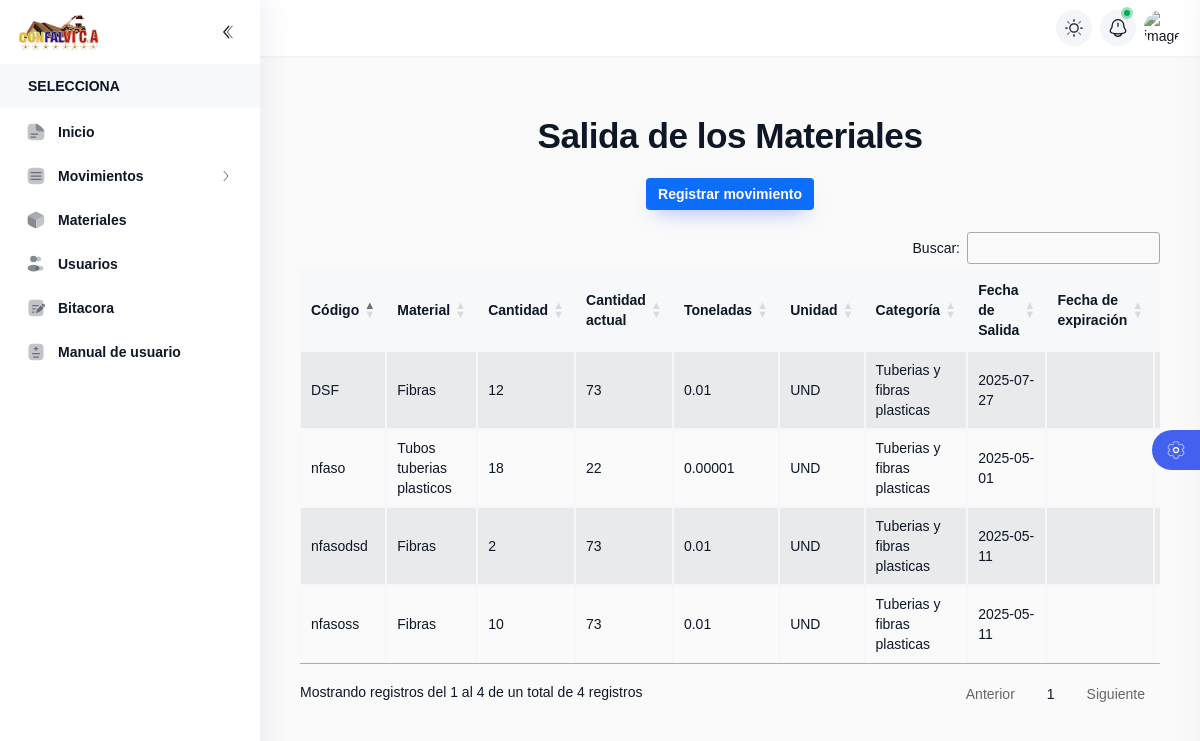
Screenshot of /list_materials2.php (signed in) with the database file from the repository.
### tables this page shows
CREATE TABLE `movement` (
  `materials_id` int(10) NOT NULL,
  `code` varchar(255) NOT NULL,
  `amount` float NOT NULL,
  `date_income` date DEFAULT NULL,
  `date_expiration` date DEFAULT NULL,
  `estatus` tinyint(1) NOT NULL DEFAULT 1,
  `type` varchar(10) NOT NULL,
  `material` int(10) NOT NULL
);

CREATE TABLE `material` (
  `material_id` int(10) NOT NULL,
  `name` varchar(255) NOT NULL,
  `tonelada` varchar(255) NOT NULL,
  `amount_total` float NOT NULL DEFAULT 0,
  `unidad` int(10) NOT NULL,
  `categoria` int(10) NOT NULL,
  `estatus` tinyint(1) NOT NULL DEFAULT 1
);

CREATE TABLE `unidad` (
  `unidad_id` int(10) NOT NULL,
  `siglas` varchar(50) NOT NULL,
  `description` varchar(255) NOT NULL
);

CREATE TABLE `categoria` (
  `categoria_id` int(10) NOT NULL,
  `details` varchar(255) NOT NULL
);

### list_materials2.php (the view, shortened to what this page needs)
<?php
include("head.php");
$materials = [];
$query = "SELECT movement.*, material.*, unidad.siglas AS nombre_unidad, categoria.details AS nombre_categoria FROM movement INNER JOIN material ON movement.material = material.material_id LEFT JOIN unidad ON material.unidad = unidad.unidad_id LEFT JOIN categoria ON material.categoria = categoria.categoria_id WHERE movement.type = 'salida'";
$result = mysqli_query($conn, $query);
if ($result && mysqli_num_rows($result) > 0) {
    while ($row = mysqli_fetch_assoc($result)) {
        $materials[] = $row;
    }
}
?>
<link rel="stylesheet" type="text/css" href="CSS/h1-style.css">
<link rel="stylesheet" href="https://cdn.datatables.net/1.13.7/css/jquery.dataTables.min.css">
<link rel="stylesheet" href="https://cdn.datatables.net/1.13.7/css/dataTables.bootstrap5.min.css">
<link rel="stylesheet" href="https://cdn.datatables.net/buttons/2.4.2/css/buttons.dataTables.min.css">
<link rel="stylesheet" href="https://cdn.jsdelivr.net/npm/sweetalert2@11/dist/sweetalert2.min.css">
<div style="text-align: center; padding: 30px 20px;">
    <h2 class="h2-style">Salida de los Materiales</h2>
    <div style="margin-top: 20px;">
        <a href="register_movement.php" class="btn btn-primary">
            Registrar movimiento
        </a>
    </div>
<div x-data="basic" style="padding: 20px;">
    <div class="table-responsive">
        <table id="table" class="table table-striped table-bordered" style="width:100%;">
            <thead class="table-dark">
                <tr>
                    <th>Código</th>
                    <th>Material</th>
                    <th>Cantidad</th>
                    <th>Cantidad actual</th>
                    <th>Toneladas</th>
                    <th>Unidad</th>
                    <th>Categoría</th>
                    <th>Fecha de Salida</th>
                    <th>Fecha de expiración</th>
                    <th class="actions">Acciones</th>
                </tr>
            </thead>
            <tbody>
                <?php if (count($materials) > 0): ?>
                    <?php foreach ($materials as $material): ?>
                        <tr>
                            <td><?php echo htmlspecialchars($material['code']); ?></td>
                            <td><?php echo htmlspecialchars($material['name']); ?></td>
                            <td><?php echo htmlspecialchars($material['amount']); ?></td>
                            <td><?php echo htmlspecialchars($material['amount_total']); ?></td>
                            <td><?php echo htmlspecialchars($material['tonelada']); ?></td>
                            <td><?php echo htmlspecialchars($material['nombre_unidad']); ?></td>
                            <td><?php echo htmlspecialchars($material['nombre_categoria']); ?></td>
                            <td><?php echo htmlspecialchars($material['date_income']); ?></td>
                            <td><?php echo htmlspecialchars($material['date_expiration']); ?></td>
                            <td class="actions" style="text-align: center;">
                            </td>
                        </tr>
                    <?php endforeach; ?>
                <?php else: ?>
                    <tr>
                        <td colspan="10" style="text-align: center;">No se encontraron materiales</td>
                    </tr>
                <?php endif; ?>
            </tbody>
        </table>
    </div>
</div>
</div>
</body>
</html>

### head.php (shortened to what this page needs)
<!DOCTYPE html>
<html lang="es" dir="ltr">
<head>
    <link href="css2?family=Nunito:wght@400;500;600;700;800&display=swap" rel="stylesheet">
    <link rel="stylesheet" type="text/css" media="screen" href="assets/css/perfect-scrollbar.min.css">
    <link rel="stylesheet" type="text/css" media="screen" href="assets/css/style.css">
    <link rel="stylesheet" href="CSS/styles.css">
    <link defer rel="stylesheet" type="text/css" media="screen" href="assets/css/animate.css">
    <link rel="stylesheet" type="text/css" href="https://cdn.datatables.net/1.13.7/css/jquery.dataTables.min.css">
    <link defer rel="stylesheet" type="text/css" media="screen" href="assets/css/animate.css">
    </head>
    <body x-data="main" class="relative overflow-x-hidden font-nunito text-sm font-normal antialiased" :class="[ $store.app.sidebar ? 'toggle-sidebar' : '', $store.app.theme === 'dark' || $store.app.isDarkMode ?  'dark' : '', $store.app.menu, $store.app.layout,$store.app.rtlClass]">
        <div x-data="customizer">
            <nav class="fixed bottom-0 top-0 z-[51] w-full max-w-[400px] bg-white p-4 shadow-[5px_0_25px_0_rgba(94,92,154,0.1)] transition-[right] duration-300 ltr:-right-[400px] rtl:-left-[400px] dark:bg-[#0e1726]" :class="{'ltr:!right-0 rtl:!left-0' : showCustomizer}">
                <a href="javascript:;" class="absolute bottom-0 top-0 my-auto flex h-10 w-12 cursor-pointer items-center justify-center bg-primary text-white ltr:-left-12 ltr:rounded-bl-full ltr:rounded-tl-full rtl:-right-12 rtl:rounded-br-full rtl:rounded-tr-full" @click="showCustomizer = !showCustomizer">
                </a>
            </nav>
        </div>
        <div class="main-container min-h-screen text-black dark:text-white-dark" :class="[$store.app.navbar]">
            <div :class="{'dark text-white-dark' : $store.app.semidark}">
                <nav x-data="sidebar" class="sidebar fixed bottom-0 top-0 z-50 h-full min-h-screen w-[260px] shadow-[5px_0_25px_0_rgba(94,92,154,0.1)] transition-all duration-300">
                    <div class="h-full bg-white dark:bg-[#0e1726]">
                        <div class="flex items-center justify-between px-4 py-3">
                            <a href="dashboard.php" class="main-logo flex shrink-0 items-center">
                                 <img src="src/confalvi.png" alt="Logo Confalvi" class="h-10 w-auto">
                            </a>
                            <a href="javascript:;" class="collapse-icon flex h-8 w-8 items-center rounded-full transition duration-300 hover:bg-gray-500/10 rtl:rotate-180 dark:text-white-light dark:hover:bg-dark-light/10" @click="$store.app.toggleSidebar()">
                            </a>
                        </div>
                        <ul class="perfect-scrollbar relative h-[calc(100vh-80px)] space-y-0.5 overflow-y-auto overflow-x-hidden p-4 py-0 font-semibold" x-data="{ activeDropdown: 'dashboard' }">
                            <li class="menu nav-item">
                            <h2 class="-mx-4 mb-1 flex items-center bg-white-light/30 px-7 py-3 font-extrabold uppercase dark:bg-dark dark:bg-opacity-[0.08]">
                                <span>Selecciona</span>
                            </h2>
                            <li class="nav-item">
                                <ul>
                                    <li class="nav-item">
                                        <a href="dashboard.php" class="group">
                                            <div class="flex items-center">
                                                <span class="text-black ltr:pl-3 rtl:pr-3 dark:text-[#506690] dark:group-hover:text-white-dark">Inicio</span>
                                            </div>
                                        </a>
                                    </li>
                                    <li class="menu nav-item">
                                        <button type="button" class="nav-link group" :class="{'active' : activeDropdown === 'invoice'}" @click="activeDropdown === 'invoice' ? activeDropdown = null : activeDropdown = 'invoice'">
                                            <div class="flex items-center">
                                                <span class="text-black ltr:pl-3 rtl:pr-3 dark:text-[#506690] dark:group-hover:text-white-dark">Movimientos</span>
                                            </div>
                                            <div class="rtl:rotate-180" :class="{'!rotate-90' : activeDropdown === 'invoice'}">
                                                <svg width="16" height="16" viewbox="0 0 24 24" fill="none" xmlns="http://www.w3.org/2000/svg">
                                                    <path d="M9 5L15 12L9 19" stroke="currentColor" stroke-width="1.5" stroke-linecap="round" stroke-linejoin="round"></path>
                                                </svg>
                                            </div>
                                        </button>
                                    </li>
                                    <li class="nav-item">
                                        <a href="list_material.php" class="group">
                                            <div class="flex items-center">
                                                <span class="text-black ltr:pl-3 rtl:pr-3 dark:text-[#506690] dark:group-hover:text-white-dark">Materiales</span>
                                            </div>
                                        </a>
                                    </li>
                                    <li class="nav-item">
                                        <a href="list_user.php" class="group">
                                            <div class="flex items-center">
                                                <span class="text-black ltr:pl-3 rtl:pr-3 dark:text-[#506690] dark:group-hover:text-white-dark">Usuarios</span>
                                            </div>
                                        </a>
                                    </li>
                                    <li class="nav-item">
                                        <a href="binnacle.php" class="group">
                                            <div class="flex items-center">
                                                <span class="text-black ltr:pl-3 rtl:pr-3 dark:text-[#506690] dark:group-hover:text-white-dark">Bitacora</span>
                                            </div>
                                        </a>
                                    </li>
                                    <li class="nav-item">
                                        <a href="file.php" class="group">
                                            <div class="flex items-center">
                                                <span class="text-black ltr:pl-3 rtl:pr-3 dark:text-[#506690] dark:group-hover:text-white-dark">Manual de usuario</span>
                                            </div>
                                        </a>
                                    </li>
                                </ul>
                            </li>
                        </ul>
                    </div>
                </nav>
            </div>
            <div class="main-content flex min-h-screen flex-col">
                <header class="z-40" :class="{'dark' : $store.app.semidark && $store.app.menu === 'horizontal'}">
                    <div class="shadow-sm">
                        <div class="relative flex w-full items-center bg-white px-5 py-2.5 dark:bg-[#0e1726]">
                            <div x-data="header" class="flex items-center space-x-1.5 ltr:ml-auto rtl:mr-auto rtl:space-x-reverse dark:text-[#d0d2d6] sm:flex-1 ltr:sm:ml-0 sm:rtl:mr-0 lg:space-x-2">
                                <div>
                                    <a href="javascript:;" x-cloak="" x-show="$store.app.theme === 'light'" href="javascript:;" class="flex items-center rounded-full bg-white-light/40 p-2 hover:bg-white-light/90 hover:text-primary dark:bg-dark/40 dark:hover:bg-dark/60" @click="$store.app.toggleTheme('dark')">
                                    </a>
                                </div>
                                <div class="dropdown" x-data="dropdown" @click.outside="open = false">
                                    <a href="javascript:;" class="relative block rounded-full bg-white-light/40 p-2 hover:bg-white-light/90 hover:text-primary dark:bg-dark/40 dark:hover:bg-dark/60" @click="toggle">
                                        <span class="absolute top-0 flex h-3 w-3 ltr:right-0 rtl:left-0">
                                            <span class="relative inline-flex h-[6px] w-[6px] rounded-full bg-success"></span>
                                        </span>
                                    </a>
                                </div>
                                <div class="dropdown flex-shrink-0" x-data="dropdown" @click.outside="open = false">
                                    <a href="javascript:;" class="group relative" @click="toggle()">
                                        <span><img class="h-9 w-9 rounded-full object-cover saturate-50 group-hover:saturate-100" src="assets/images/unnamed.jpg" alt="image"></span>
                                    </a>
                                </div>
                            </div>
                        </div>
                    </div>
                </header>

### CSS/styles.css (style rules this page uses)
.btn { display: inline-flex; align-items: center; justify-content: center; gap: 0.5rem; padding: 0.5rem 2rem; }

### CSS/h1-style.css (style rules this page uses)
.h2-style { font-size: 2.8rem; font-weight: 700; margin: 40px 0 30px; text-align: center; letter-spacing: -0.5px; font-size: 2.2rem; }

### list_materials2.php (style rules this page uses)
.btn { padding: 6px 12px; text-decoration: none; border-radius: 4px; font-size: 14px; margin: 2px; display: inline-block; text-align: center; border: none; cursor: pointer; transition: all 0.3s ease; }
.btn-primary { background-color: #0d6efd; color: white; }

### rows the page displays
movement: code "nfaso", material.name "Tubos tuberias plasticos", amount "18", material.amount_total "22", material.tonelada "0.00001", unidad.siglas "UND", categoria.details "Tuberias y fibras plasticas", date_income "2025-05-01"
movement: code "nfasodsd", material.name "Fibras", amount "2", material.amount_total "73", material.tonelada "0.01", unidad.siglas "UND", categoria.details "Tuberias y fibras plasticas", date_income "2025-05-11"
movement: code "nfasoss", material.name "Fibras", amount "10", material.amount_total "73", material.tonelada "0.01", unidad.siglas "UND", categoria.details "Tuberias y fibras plasticas", date_income "2025-05-11"
movement: code "DSF", material.name "Fibras", amount "12", material.amount_total "73", material.tonelada "0.01", unidad.siglas "UND", categoria.details "Tuberias y fibras plasticas", date_income "2025-07-27"
